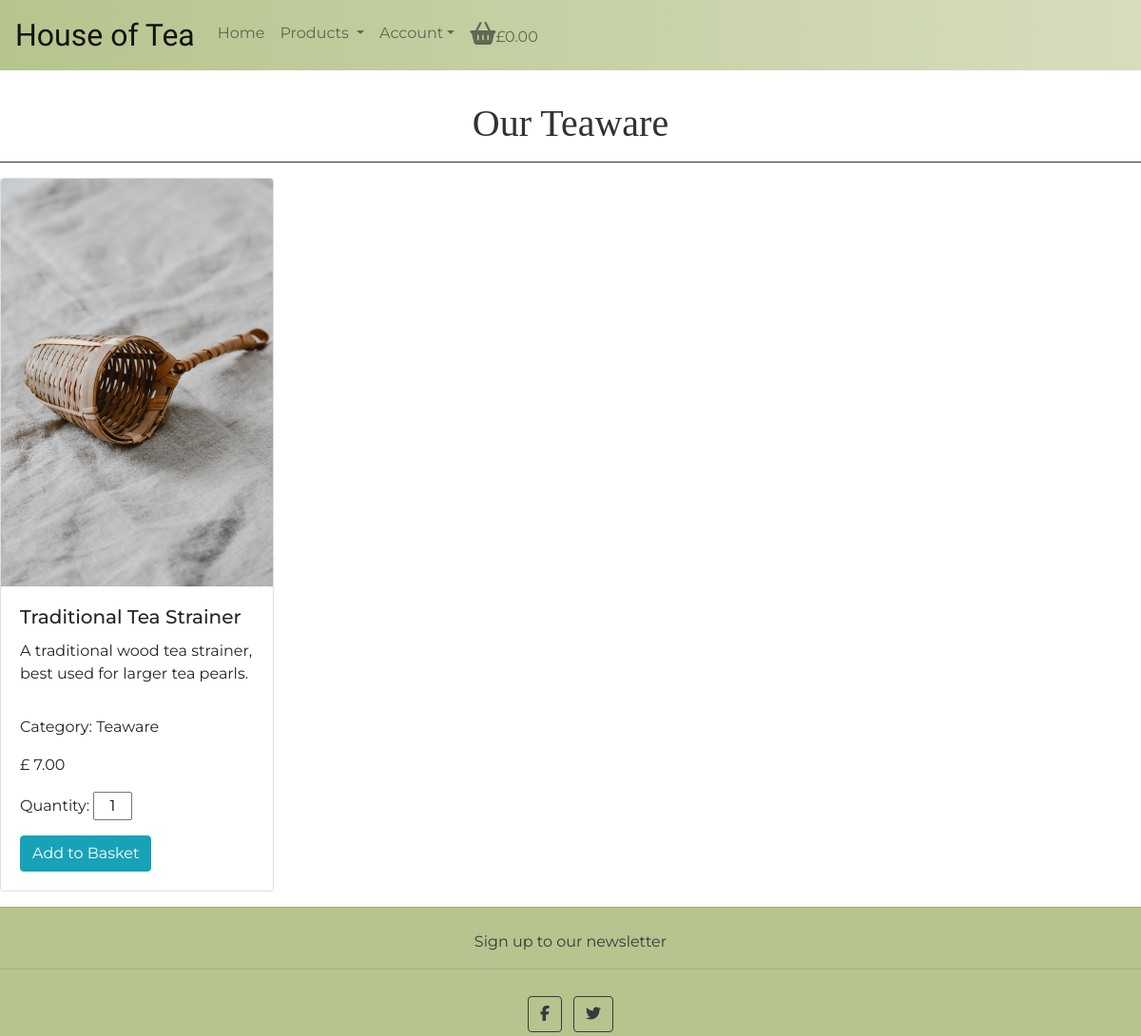
Screenshot of /products/?category=Teaware with the database file from the repository.
### products/models.py (models this page shows, shortened)
class Categories(models.Model):
    category = models.CharField(max_length=30)
    def __str__(self):
        return self.category

class Product(models.Model):
    name = models.CharField(max_length=50, null=True)
    sku = models.CharField(max_length=254, null=True, blank=True)
    price = models.FloatField()
    info = models.TextField()
    category = models.ForeignKey('Categories', null=True, blank=True, on_delete=models.SET_NULL)
    image = models.ImageField()
    image_url = models.URLField(null=True, blank=True)
    weight = models.BooleanField(default=False, null=True, blank=True)

### products/views.py (the view)
# urls.py: path('', views.productsView, name='products'),
def productsView(request):
    categories = None
    products = Product.objects.all()
    if request.GET:
        if 'category' in request.GET:
            categories = request.GET['category'].split(',')
            products = products.filter(category__category__in=categories)
            categories = Categories.objects.filter(category__in=categories)
    context = {
        'products': products,
        'categories': categories,
    }
    return render(request, 'products/products.html', context)

### basket/contexts.py (called while the page is built, shortened)
def current_basket(request):
    basket_items = []
    total = 0
    product_quantity = 0
    basket = request.session.get('basket', {})
    if total < settings.DELIVERY_CHARGE_MAX:
        delivery = total * settings.DELIVERY_CHARGE/50
        delivery_threshold = settings.DELIVERY_CHARGE_MAX - delivery
    else:
        delivery = 30
        delivery_threshold = 0
    grand_total = delivery + total
    context = {
        'basket_items': basket_items,
        'total': total,
        'product_quantity': product_quantity,
        'delivery': delivery,
        'delivery_threshold': delivery_threshold,
        'grand_total': grand_total,
        'delivery_charge': settings.DELIVERY_CHARGE,
        'delivery_charge_max': settings.DELIVERY_CHARGE_MAX,
    }
    return context

### products/templates/products/products.html (shortened to what this page needs)
{% extends "base.html" %}
{% load static %}
{% block content %}
{% if categories %}
{% for category in categories %}
<a class="text-decoration-none" href="{% url 'products' %}?category={{ category.category }}">
  <h1 class="title">Our {{ category.category }}</h1>
  <hr class="divider bg-dark">
</a>
{% endfor %}
{% else %}
<h1 class="title">Our Products</h1>
<hr class="divider bg-dark">
<strong><p class="text-center">All our tea is weighted at 100g</p></strong>
{% endif %}
{% for product in products %}
<div class="card">
  <a href="{% url 'product_info' product.pk %}">
    <img class="card-img-top" src="{{ product.image.url }}" alt="Card image cap">
  </a>
  <div class="card-body">
    <h5 class="card-title">{{ product.name }}</h5>
    <p class="card-text">{{ product.info }}</p>
    <P>Category: {{ product.category }}</P>
    <p>£ {{ product.price|floatformat:2 }} </p>
   <form action="{% url 'add_to_basket' product.pk %}" method="POST">
    <div class="mb-3">
      <p class="d-inline">Quantity:</p>
    <input class="col-2" type="form-control qty_input" type="number" name="quantity" value="1" min="1" max="99" id="id_qty_{{ product.id }}">
    </div>
    <input class="btn btn-info d-block" type="submit" value="Add to Basket">
   </form>
  </div>
</div>
{% endfor %}
{% endblock %}

### static/css/style.css (style rules this page uses)
body { font-family: 'Montserrat' ,Arial, Helvetica, sans-serif; width: 100%; }
.title { font-family: 'Libre Baskerville', 'Times New Roman', Times, serif; text-align: center; padding-top: 2rem; color: rgb(50, 50, 50); }
.card { display: inline-block; width: 18rem; }
.card-text { height: 4rem; overflow-x:hidden; white-space: wrap; }

### rows the page displays
Categories: category "Teaware"
Product: image (picture), name "Traditional Tea Strainer", info "A traditional wood tea strainer, best used for larger tea pearls.", category "Teaware", price "7.00"

### other values shown
{{ grand_total|floatformat:2 }} "0.00"
